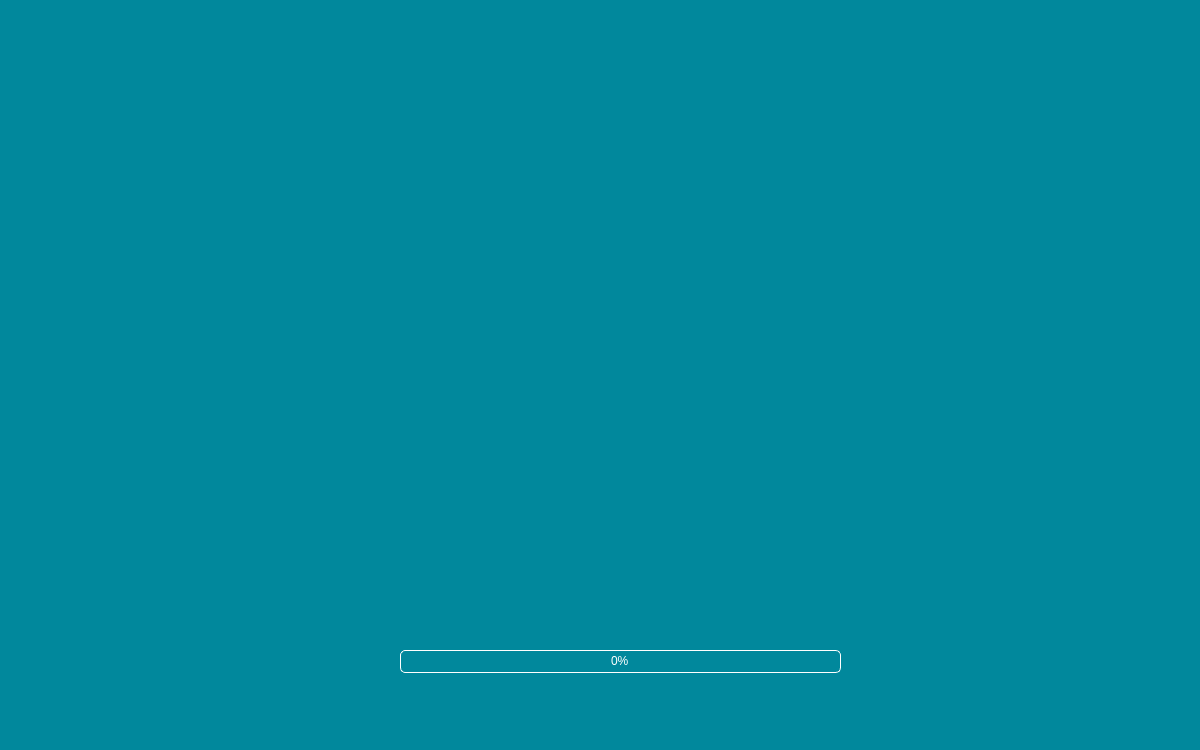
<?xml version="1.0" encoding="UTF-8"?>
<ui version="4.0">
 <class>MainWindow</class>
 <widget class="QMainWindow" name="MainWindow">
  <property name="geometry">
   <rect>
    <x>0</x>
    <y>0</y>
    <width>1200</width>
    <height>750</height>
   </rect>
  </property>
  <property name="minimumSize">
   <size>
    <width>1200</width>
    <height>750</height>
   </size>
  </property>
  <property name="maximumSize">
   <size>
    <width>1200</width>
    <height>750</height>
   </size>
  </property>
  <property name="windowTitle">
   <string>Splash screen</string>
  </property>
  <property name="styleSheet">
   <string notr="true">
        QWidget
        {
            color: #fff;
            background-color: #01889C;
            selection-background-color:#3daee9;
            selection-color: #fff;
            background-clip: border;
            border-image: none;
            border: 0px transparent black;
            outline: 0;
        }

        QProgressBar {
            border: 1px solid #fff;
            border-radius: 5px;
            text-align: center;
        }

        QProgressBar::chunk {
            background-color: #05B8CC;
        }
    </string>
  </property>
  <widget class="QWidget" name="centralwidget">
   <widget class="QLabel" name="splah_image">
    <property name="geometry">
     <rect>
      <x>0</x>
      <y>0</y>
      <width>1200</width>
      <height>750</height>
     </rect>
    </property>
    <property name="minimumSize">
     <size>
      <width>1200</width>
      <height>750</height>
     </size>
    </property>
    <property name="maximumSize">
     <size>
      <width>1200</width>
      <height>750</height>
     </size>
    </property>
    <property name="text">
     <string/>
    </property>
   </widget>
   <widget class="QProgressBar" name="progressBar">
    <property name="geometry">
     <rect>
      <x>400</x>
      <y>650</y>
      <width>441</width>
      <height>23</height>
     </rect>
    </property>
    <property name="value">
     <number>0</number>
    </property>
   </widget>
  </widget>
  <widget class="QStatusBar" name="statusbar"/>
 </widget>
 <resources/>
 <connections/>
</ui>
